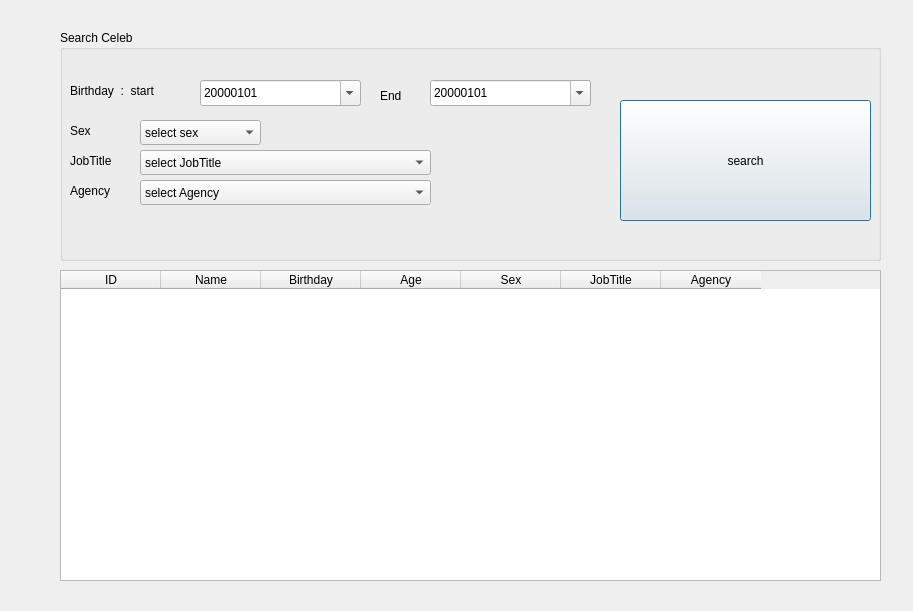
<?xml version="1.0" encoding="UTF-8"?>
<ui version="4.0">
 <class>Dialog</class>
 <widget class="QDialog" name="Dialog">
  <property name="geometry">
   <rect>
    <x>0</x>
    <y>0</y>
    <width>913</width>
    <height>611</height>
   </rect>
  </property>
  <property name="windowTitle">
   <string>Dialog</string>
  </property>
  <widget class="QTableWidget" name="tableWidget">
   <property name="geometry">
    <rect>
     <x>60</x>
     <y>270</y>
     <width>821</width>
     <height>311</height>
    </rect>
   </property>
   <column>
    <property name="text">
     <string>ID</string>
    </property>
   </column>
   <column>
    <property name="text">
     <string>Name</string>
    </property>
   </column>
   <column>
    <property name="text">
     <string>Birthday</string>
    </property>
   </column>
   <column>
    <property name="text">
     <string>Age</string>
    </property>
   </column>
   <column>
    <property name="text">
     <string>Sex</string>
    </property>
   </column>
   <column>
    <property name="text">
     <string>JobTitle</string>
    </property>
   </column>
   <column>
    <property name="text">
     <string>Agency</string>
    </property>
   </column>
  </widget>
  <widget class="QGroupBox" name="groupBox">
   <property name="geometry">
    <rect>
     <x>60</x>
     <y>30</y>
     <width>821</width>
     <height>231</height>
    </rect>
   </property>
   <property name="title">
    <string>Search Celeb</string>
   </property>
   <widget class="QLabel" name="label">
    <property name="geometry">
     <rect>
      <x>10</x>
      <y>40</y>
      <width>121</width>
      <height>41</height>
     </rect>
    </property>
    <property name="text">
     <string>Birthday  :  start</string>
    </property>
   </widget>
   <widget class="QDateEdit" name="dateEdit">
    <property name="geometry">
     <rect>
      <x>140</x>
      <y>50</y>
      <width>161</width>
      <height>26</height>
     </rect>
    </property>
    <property name="displayFormat">
     <string>yyyyMMdd</string>
    </property>
    <property name="calendarPopup">
     <bool>true</bool>
    </property>
   </widget>
   <widget class="QLabel" name="label_3">
    <property name="geometry">
     <rect>
      <x>320</x>
      <y>50</y>
      <width>71</width>
      <height>31</height>
     </rect>
    </property>
    <property name="text">
     <string>End</string>
    </property>
   </widget>
   <widget class="QLabel" name="label_2">
    <property name="geometry">
     <rect>
      <x>10</x>
      <y>80</y>
      <width>51</width>
      <height>41</height>
     </rect>
    </property>
    <property name="text">
     <string>Sex</string>
    </property>
   </widget>
   <widget class="QDateEdit" name="dateEdit_2">
    <property name="geometry">
     <rect>
      <x>370</x>
      <y>50</y>
      <width>161</width>
      <height>26</height>
     </rect>
    </property>
    <property name="displayFormat">
     <string>yyyyMMdd</string>
    </property>
    <property name="calendarPopup">
     <bool>true</bool>
    </property>
   </widget>
   <widget class="QPushButton" name="pushButton">
    <property name="geometry">
     <rect>
      <x>560</x>
      <y>70</y>
      <width>251</width>
      <height>121</height>
     </rect>
    </property>
    <property name="text">
     <string>search</string>
    </property>
   </widget>
   <widget class="QComboBox" name="comboBox">
    <property name="geometry">
     <rect>
      <x>80</x>
      <y>90</y>
      <width>121</width>
      <height>25</height>
     </rect>
    </property>
    <item>
     <property name="text">
      <string>select sex</string>
     </property>
    </item>
   </widget>
   <widget class="QComboBox" name="comboBox_2">
    <property name="geometry">
     <rect>
      <x>80</x>
      <y>120</y>
      <width>291</width>
      <height>25</height>
     </rect>
    </property>
    <item>
     <property name="text">
      <string>select JobTitle</string>
     </property>
    </item>
   </widget>
   <widget class="QLabel" name="label_4">
    <property name="geometry">
     <rect>
      <x>130</x>
      <y>230</y>
      <width>51</width>
      <height>41</height>
     </rect>
    </property>
    <property name="text">
     <string>Sex</string>
    </property>
   </widget>
   <widget class="QLabel" name="label_5">
    <property name="geometry">
     <rect>
      <x>10</x>
      <y>110</y>
      <width>71</width>
      <height>41</height>
     </rect>
    </property>
    <property name="text">
     <string>JobTitle</string>
    </property>
   </widget>
   <widget class="QLabel" name="label_6">
    <property name="geometry">
     <rect>
      <x>130</x>
      <y>230</y>
      <width>71</width>
      <height>41</height>
     </rect>
    </property>
    <property name="text">
     <string>JobTitle</string>
    </property>
   </widget>
   <widget class="QLabel" name="label_7">
    <property name="geometry">
     <rect>
      <x>10</x>
      <y>140</y>
      <width>71</width>
      <height>41</height>
     </rect>
    </property>
    <property name="text">
     <string>Agency</string>
    </property>
   </widget>
   <widget class="QComboBox" name="comboBox_3">
    <property name="geometry">
     <rect>
      <x>80</x>
      <y>150</y>
      <width>291</width>
      <height>25</height>
     </rect>
    </property>
    <item>
     <property name="text">
      <string>select Agency</string>
     </property>
    </item>
   </widget>
  </widget>
 </widget>
 <resources/>
 <connections/>
</ui>
